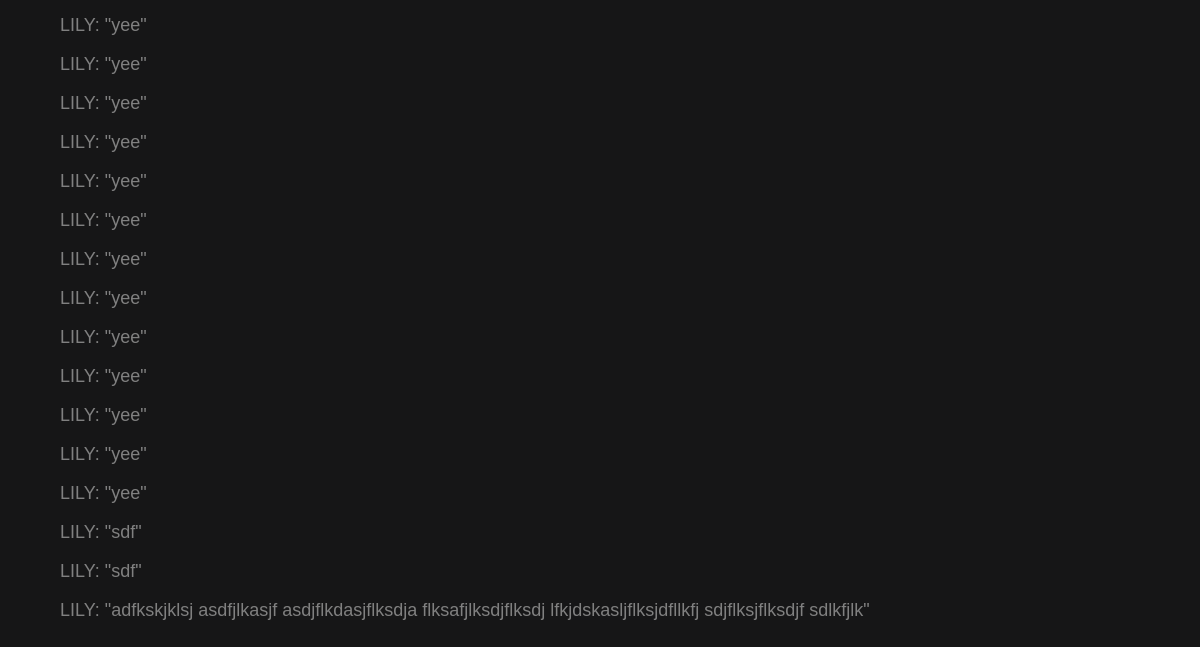
Before: /item?type=Porsche+Carrera+GT (lower part) with the older database file.
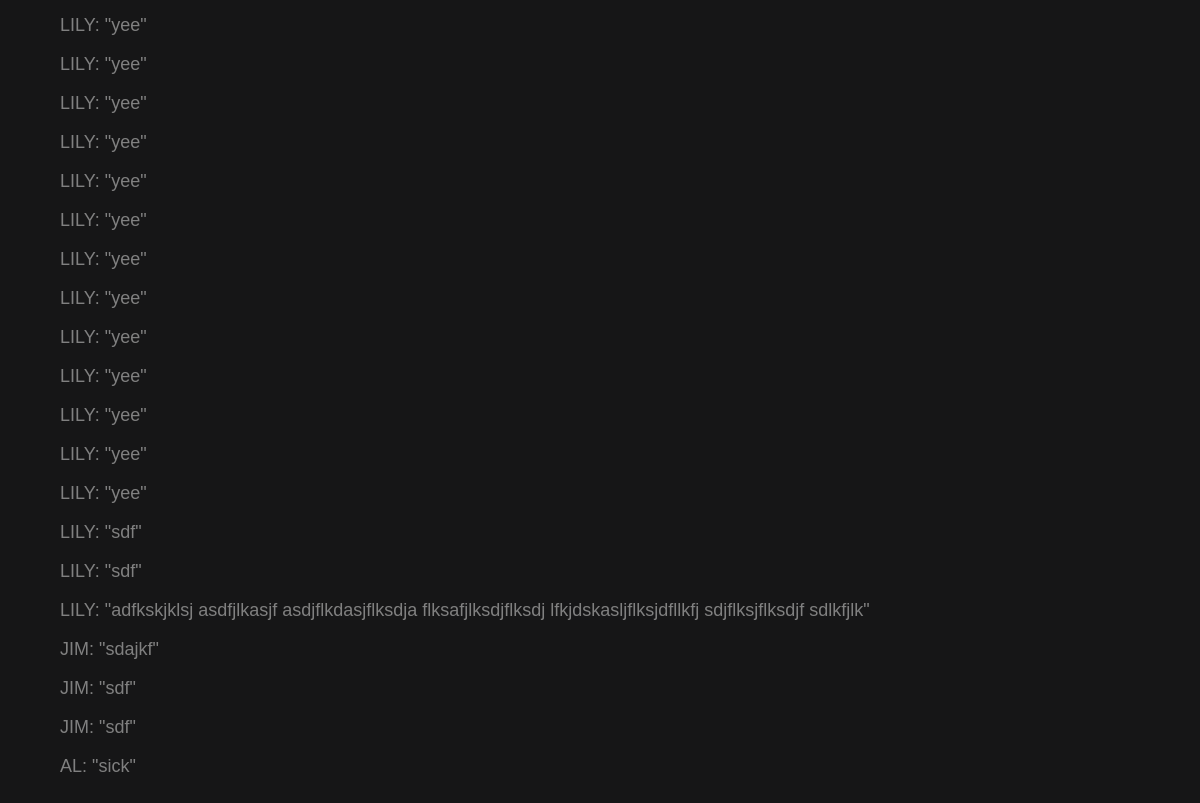
After: the same page with the newer database file.
### python.py (models this page shows, shortened)
class Review(db.Model):
    __tablename__ = 'reviews'
    id = db.Column(db.Integer, primary_key=True)
    item_id = db.Column(db.Integer)
    username = db.Column(db.String, db.ForeignKey('users.username'))
    review = db.Column(db.String)

### python.py (the view, shortened to what this page needs)
@app.route('/item', methods=['GET', 'POST'])
def item():
    selected_item = request.args.get('type')
    item=Item.query.filter_by(name=selected_item).first()
    item_id = item.id
    return render_template('item.html', item=Item.query.filter_by(name=selected_item).first(), reviews=Review.query.filter_by(item_id=item_id).all())

### python.py (called while the page is built)
@app.template_filter('format')
def format_price(value):
    return '{:,.0f}'.format(value)

### templates/item.html (shortened to what this page needs)
{% extends "base.html" %}
{% block page_content %}
    <div class="card">
        <br>
        <br>
        {% for review in reviews %}
        <div class="reviews">
            <span class="uppercase">{{review.username}}:</span> <span>"{{review.review}}"</span>
        </div>
        <br>
        {% endfor %}
    </div>
{% endblock %}

### templates/base.html (shortened to what this page needs)
{% import "bootstrap/wtf.html" as wtf %}
<head>
    <link rel= "stylesheet" type= "text/css" href= "{{ url_for('static',filename='website_stylesheet.css') }}">
</head>
{% block content %}
    <div>
        {% block page_content %}{% endblock %}
    </div>
{% endblock %}

### static/website_stylesheet.css (style rules this page uses)
.uppercase { text-transform: uppercase; }
.reviews { color: grey; font-size: 18px; text-align: left; margin-left: 5%; }
.card { box-shadow: 0 4px 8px 0 rgba(0, 0, 0, 0.2); margin: auto; text-align: center; font-family: arial; background-color: #161617; margin-bottom: 22px; padding-bottom: 12px; }

Changed rows visible on the page:
added Review: username "JIM", review "sdajkf"
added Review: username "JIM", review "sdf"
added Review: username "JIM", review "sdf"
added Review: username "AL", review "sick"
